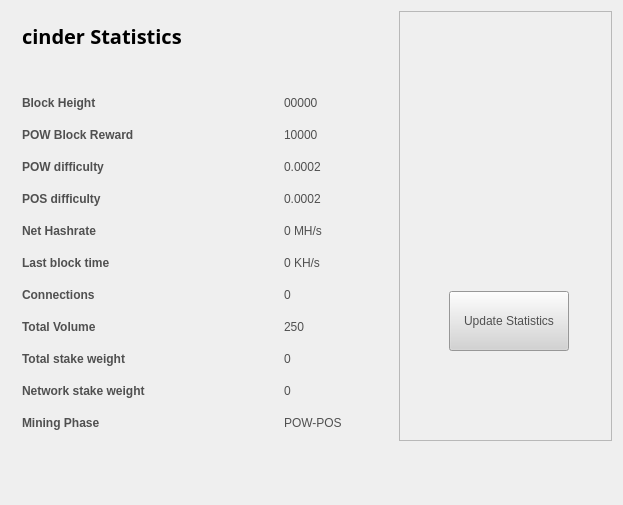
<?xml version="1.0" encoding="UTF-8"?>
<ui version="4.0">
 <class>StatisticsPage</class>
 <widget class="QWidget" name="StatisticsPage">
  <property name="windowModality">
   <enum>Qt::NonModal</enum>
  </property>
  <property name="geometry">
   <rect>
    <x>0</x>
    <y>0</y>
    <width>623</width>
    <height>505</height>
   </rect>
  </property>
  <property name="windowTitle">
   <string>Digging</string>
  </property>
  <property name="styleSheet">
   <string notr="true">color:#505050;
font-family:'Open Sans,sans-serif';</string>
  </property>
  <layout class="QGridLayout" name="gridLayout">
   <property name="sizeConstraint">
    <enum>QLayout::SetMaximumSize</enum>
   </property>
   <item row="0" column="1">
    <widget class="QFrame" name="frame">
     <property name="minimumSize">
      <size>
       <width>213</width>
       <height>0</height>
      </size>
     </property>
     <property name="frameShape">
      <enum>QFrame::StyledPanel</enum>
     </property>
     <property name="frameShadow">
      <enum>QFrame::Raised</enum>
     </property>
     <widget class="QPushButton" name="startButton">
      <property name="geometry">
       <rect>
        <x>50</x>
        <y>280</y>
        <width>120</width>
        <height>60</height>
       </rect>
      </property>
      <property name="sizePolicy">
       <sizepolicy hsizetype="Fixed" vsizetype="Fixed">
        <horstretch>0</horstretch>
        <verstretch>0</verstretch>
       </sizepolicy>
      </property>
      <property name="minimumSize">
       <size>
        <width>120</width>
        <height>60</height>
       </size>
      </property>
      <property name="styleSheet">
       <string notr="true">background:lightgrey;</string>
      </property>
      <property name="text">
       <string>Update Statistics</string>
      </property>
     </widget>
     <widget class="QLabel" name="label">
      <property name="geometry">
       <rect>
        <x>10</x>
        <y>70</y>
        <width>191</width>
        <height>191</height>
       </rect>
      </property>
      <property name="text">
       <string>&lt;!DOCTYPE HTML PUBLIC &quot;-//W3C//DTD HTML 4.0//EN&quot; &quot;http://www.w3.org/TR/REC-html40/strict.dtd&quot;&gt;
&lt;html&gt;&lt;head&gt;&lt;meta name=&quot;qrichtext&quot; content=&quot;1&quot; /&gt;&lt;style type=&quot;text/css&quot;&gt;
p, li { white-space: pre-wrap; }
&lt;/style&gt;&lt;/head&gt;&lt;body style=&quot; font-family:'Open Sans,sans-serif'; font-size:8pt; font-weight:400; font-style:normal;&quot;&gt;
&lt;p align=&quot;center&quot; style=&quot; margin-top:0px; margin-bottom:0px; margin-left:0px; margin-right:0px; -qt-block-indent:0; text-indent:0px;&quot;&gt;&lt;img src=&quot;:/icons/bitcoin_testnet&quot; /&gt;&lt;/p&gt;&lt;/body&gt;&lt;/html&gt;</string>
      </property>
     </widget>
    </widget>
   </item>
   <item row="0" column="0">
    <widget class="QFrame" name="gridFrame_2">
     <layout class="QGridLayout" name="gridLayout_4">
      <item row="3" column="0">
       <layout class="QFormLayout" name="formLayout_2">
        <property name="fieldGrowthPolicy">
         <enum>QFormLayout::FieldsStayAtSizeHint</enum>
        </property>
        <property name="horizontalSpacing">
         <number>139</number>
        </property>
        <property name="verticalSpacing">
         <number>18</number>
        </property>
        <property name="rightMargin">
         <number>0</number>
        </property>
        <item row="1" column="0">
         <widget class="QLabel" name="label_14">
          <property name="text">
           <string>&lt;html&gt;&lt;head/&gt;&lt;body&gt;&lt;p&gt;&lt;span style=&quot; font-weight:600;&quot;&gt;Block Height&lt;/span&gt;&lt;/p&gt;&lt;/body&gt;&lt;/html&gt;</string>
          </property>
         </widget>
        </item>
        <item row="1" column="1">
         <widget class="QLabel" name="heightBox">
          <property name="text">
           <string>00000</string>
          </property>
         </widget>
        </item>
        <item row="2" column="0">
         <widget class="QLabel" name="label_12">
          <property name="text">
           <string>&lt;html&gt;&lt;head/&gt;&lt;body&gt;&lt;p&gt;&lt;span style=&quot; font-weight:600;&quot;&gt;POW Block Reward&lt;/span&gt;&lt;/p&gt;&lt;/body&gt;&lt;/html&gt;</string>
          </property>
         </widget>
        </item>
        <item row="2" column="1">
         <widget class="QLabel" name="rewardBox">
          <property name="text">
           <string>10000</string>
          </property>
         </widget>
        </item>
        <item row="3" column="0">
         <widget class="QLabel" name="label_13">
          <property name="text">
           <string>&lt;html&gt;&lt;head/&gt;&lt;body&gt;&lt;p&gt;&lt;span style=&quot; font-weight:600;&quot;&gt;POW difficulty&lt;/span&gt;&lt;/p&gt;&lt;/body&gt;&lt;/html&gt;</string>
          </property>
         </widget>
        </item>
        <item row="3" column="1">
         <widget class="QLabel" name="diffBox">
          <property name="text">
           <string>0.0002</string>
          </property>
         </widget>
        </item>
        <item row="4" column="0">
         <widget class="QLabel" name="label_9">
          <property name="text">
           <string>&lt;html&gt;&lt;head/&gt;&lt;body&gt;&lt;p&gt;&lt;span style=&quot; font-weight:600;&quot;&gt;POS difficulty&lt;/span&gt;&lt;/p&gt;&lt;/body&gt;&lt;/html&gt;</string>
          </property>
         </widget>
        </item>
        <item row="4" column="1">
         <widget class="QLabel" name="diffBox2">
          <property name="text">
           <string>0.0002</string>
          </property>
         </widget>
        </item>
        <item row="5" column="1">
         <widget class="QLabel" name="pawrateBox">
          <property name="text">
           <string>0 MH/s</string>
          </property>
         </widget>
        </item>
        <item row="6" column="0">
         <widget class="QLabel" name="label3_2">
          <property name="sizePolicy">
           <sizepolicy hsizetype="Preferred" vsizetype="Maximum">
            <horstretch>0</horstretch>
            <verstretch>0</verstretch>
           </sizepolicy>
          </property>
          <property name="text">
           <string>&lt;html&gt;&lt;head/&gt;&lt;body&gt;&lt;p&gt;&lt;span style=&quot; font-weight:600;&quot;&gt;Last block time&lt;/span&gt;&lt;/p&gt;&lt;/body&gt;&lt;/html&gt;</string>
          </property>
         </widget>
        </item>
        <item row="6" column="1">
         <widget class="QLabel" name="localBox">
          <property name="text">
           <string>0 KH/s</string>
          </property>
         </widget>
        </item>
        <item row="7" column="0">
         <widget class="QLabel" name="label1_2">
          <property name="text">
           <string>&lt;html&gt;&lt;head/&gt;&lt;body&gt;&lt;p&gt;&lt;span style=&quot; font-weight:600;&quot;&gt;Connections&lt;/span&gt;&lt;/p&gt;&lt;/body&gt;&lt;/html&gt;</string>
          </property>
         </widget>
        </item>
        <item row="7" column="1">
         <widget class="QLabel" name="connectionBox">
          <property name="text">
           <string>0</string>
          </property>
         </widget>
        </item>
        <item row="8" column="0">
         <widget class="QLabel" name="label_8">
          <property name="text">
           <string>&lt;html&gt;&lt;head/&gt;&lt;body&gt;&lt;p&gt;&lt;span style=&quot; font-weight:600;&quot;&gt;Total Volume&lt;/span&gt;&lt;/p&gt;&lt;/body&gt;&lt;/html&gt;</string>
          </property>
         </widget>
        </item>
        <item row="8" column="1">
         <widget class="QLabel" name="volumeBox">
          <property name="text">
           <string>250</string>
          </property>
         </widget>
        </item>
        <item row="9" column="0">
         <widget class="QLabel" name="label_10">
          <property name="text">
           <string>&lt;html&gt;&lt;head/&gt;&lt;body&gt;&lt;p&gt;&lt;span style=&quot; font-weight:600;&quot;&gt;Total stake weight&lt;/span&gt;&lt;/p&gt;&lt;/body&gt;&lt;/html&gt;</string>
          </property>
         </widget>
        </item>
        <item row="9" column="1">
         <widget class="QLabel" name="minBox">
          <property name="text">
           <string>0</string>
          </property>
         </widget>
        </item>
        <item row="10" column="0">
         <widget class="QLabel" name="label_11">
          <property name="text">
           <string>&lt;html&gt;&lt;head/&gt;&lt;body&gt;&lt;p&gt;&lt;span style=&quot; font-weight:600;&quot;&gt;Network stake weight&lt;/span&gt;&lt;/p&gt;&lt;/body&gt;&lt;/html&gt;</string>
          </property>
         </widget>
        </item>
        <item row="10" column="1">
         <widget class="QLabel" name="maxBox">
          <property name="text">
           <string>0</string>
          </property>
         </widget>
        </item>
        <item row="11" column="0">
         <widget class="QLabel" name="label_15">
          <property name="text">
           <string>&lt;html&gt;&lt;head/&gt;&lt;body&gt;&lt;p&gt;&lt;span style=&quot; font-weight:600;&quot;&gt;Mining Phase&lt;/span&gt;&lt;/p&gt;&lt;/body&gt;&lt;/html&gt;</string>
          </property>
         </widget>
        </item>
        <item row="11" column="1">
         <widget class="QLabel" name="cBox">
          <property name="text">
           <string>POW-POS</string>
          </property>
         </widget>
        </item>
        <item row="5" column="0">
         <widget class="QLabel" name="label_16">
          <property name="text">
           <string>&lt;html&gt;&lt;head/&gt;&lt;body&gt;&lt;p&gt;&lt;span style=&quot; font-weight:600;&quot;&gt;Net Hashrate&lt;/span&gt;&lt;/p&gt;&lt;/body&gt;&lt;/html&gt;</string>
          </property>
         </widget>
        </item>
       </layout>
      </item>
      <item row="1" column="0">
       <layout class="QHBoxLayout" name="horizontalLayout_4">
        <property name="spacing">
         <number>7</number>
        </property>
        <item>
         <widget class="QLabel" name="label_5">
          <property name="font">
           <font>
            <family>Open Sans,sans-serif</family>
           </font>
          </property>
          <property name="text">
           <string>&lt;html&gt;&lt;head/&gt;&lt;body&gt;&lt;p&gt;&lt;span style=&quot; font-size:20px; font-weight:600; color:#000000;&quot;&gt;cinder Statistics&lt;/span&gt;&lt;/p&gt;&lt;/body&gt;&lt;/html&gt;</string>
          </property>
         </widget>
        </item>
        <item>
         <spacer name="horizontalSpacer_2">
          <property name="orientation">
           <enum>Qt::Horizontal</enum>
          </property>
          <property name="sizeHint" stdset="0">
           <size>
            <width>40</width>
            <height>20</height>
           </size>
          </property>
         </spacer>
        </item>
       </layout>
      </item>
      <item row="2" column="0">
       <spacer name="verticalSpacer_2">
        <property name="orientation">
         <enum>Qt::Vertical</enum>
        </property>
        <property name="sizeHint" stdset="0">
         <size>
          <width>20</width>
          <height>40</height>
         </size>
        </property>
       </spacer>
      </item>
     </layout>
    </widget>
   </item>
   <item row="1" column="0">
    <spacer name="verticalSpacer">
     <property name="orientation">
      <enum>Qt::Vertical</enum>
     </property>
     <property name="sizeHint" stdset="0">
      <size>
       <width>20</width>
       <height>40</height>
      </size>
     </property>
    </spacer>
   </item>
  </layout>
 </widget>
 <layoutdefault spacing="6" margin="11"/>
 <resources/>
 <connections/>
</ui>
